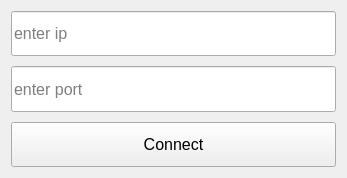
<?xml version="1.0" encoding="UTF-8"?>
<ui version="4.0">
 <class>ConnectionDialogWindow</class>
 <widget class="QWidget" name="ConnectionDialogWindow">
  <property name="geometry">
   <rect>
    <x>0</x>
    <y>0</y>
    <width>347</width>
    <height>178</height>
   </rect>
  </property>
  <property name="font">
   <font>
    <pointsize>12</pointsize>
   </font>
  </property>
  <property name="windowTitle">
   <string>ConnectionDialogWindow</string>
  </property>
  <property name="windowOpacity">
   <double>0.000000000000000</double>
  </property>
  <layout class="QGridLayout" name="gridLayout" rowstretch="0,0,0">
   <property name="verticalSpacing">
    <number>10</number>
   </property>
   <item row="0" column="0">
    <widget class="QLineEdit" name="ipLine">
     <property name="sizePolicy">
      <sizepolicy hsizetype="Expanding" vsizetype="Expanding">
       <horstretch>0</horstretch>
       <verstretch>0</verstretch>
      </sizepolicy>
     </property>
     <property name="placeholderText">
      <string>enter ip</string>
     </property>
    </widget>
   </item>
   <item row="1" column="0">
    <widget class="QLineEdit" name="portLine">
     <property name="sizePolicy">
      <sizepolicy hsizetype="Expanding" vsizetype="Expanding">
       <horstretch>0</horstretch>
       <verstretch>0</verstretch>
      </sizepolicy>
     </property>
     <property name="placeholderText">
      <string>enter port</string>
     </property>
    </widget>
   </item>
   <item row="2" column="0">
    <widget class="QPushButton" name="connectButton">
     <property name="sizePolicy">
      <sizepolicy hsizetype="Minimum" vsizetype="Expanding">
       <horstretch>0</horstretch>
       <verstretch>0</verstretch>
      </sizepolicy>
     </property>
     <property name="text">
      <string>Connect</string>
     </property>
    </widget>
   </item>
  </layout>
 </widget>
 <resources/>
 <connections/>
</ui>
